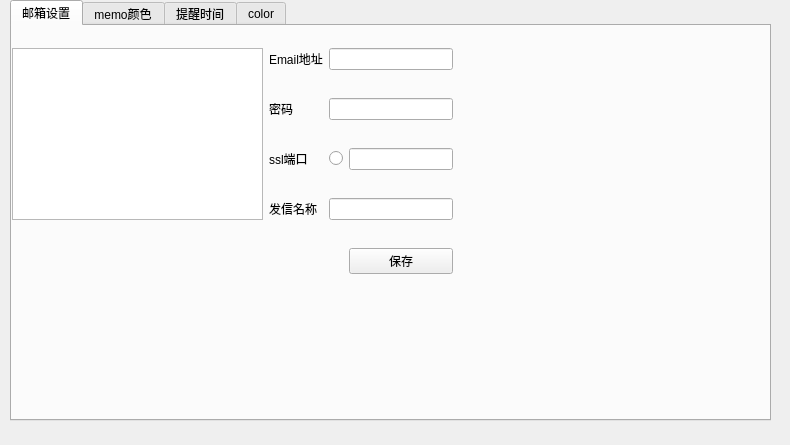
<?xml version="1.0" encoding="UTF-8"?>
<ui version="4.0">
 <class>Settings</class>
 <widget class="QMainWindow" name="Settings">
  <property name="geometry">
   <rect>
    <x>0</x>
    <y>0</y>
    <width>790</width>
    <height>445</height>
   </rect>
  </property>
  <property name="windowTitle">
   <string>Settings</string>
  </property>
  <widget class="QWidget" name="centralwidget">
   <widget class="QTabWidget" name="tabWidget">
    <property name="geometry">
     <rect>
      <x>10</x>
      <y>0</y>
      <width>761</width>
      <height>421</height>
     </rect>
    </property>
    <property name="currentIndex">
     <number>0</number>
    </property>
    <widget class="QWidget" name="email_tab">
     <attribute name="title">
      <string>邮箱设置</string>
     </attribute>
     <widget class="QWidget" name="gridLayoutWidget">
      <property name="geometry">
       <rect>
        <x>0</x>
        <y>0</y>
        <width>441</width>
        <height>271</height>
       </rect>
      </property>
      <layout class="QGridLayout" name="gridLayout">
       <item row="0" column="1">
        <widget class="QLabel" name="email_lab">
         <property name="text">
          <string>Email地址</string>
         </property>
        </widget>
       </item>
       <item row="0" column="0" rowspan="4">
        <widget class="QListWidget" name="listWidget"/>
       </item>
       <item row="3" column="1">
        <widget class="QLabel" name="sender_lab">
         <property name="text">
          <string>发信名称</string>
         </property>
        </widget>
       </item>
       <item row="1" column="1">
        <widget class="QLabel" name="password_lab">
         <property name="text">
          <string>密码</string>
         </property>
        </widget>
       </item>
       <item row="2" column="1">
        <widget class="QLabel" name="ssl_lab">
         <property name="text">
          <string>ssl端口</string>
         </property>
        </widget>
       </item>
       <item row="2" column="2">
        <widget class="QRadioButton" name="ssl_rbtn">
         <property name="text">
          <string/>
         </property>
        </widget>
       </item>
       <item row="1" column="2" colspan="2">
        <widget class="QLineEdit" name="password_le"/>
       </item>
       <item row="2" column="3">
        <widget class="QLineEdit" name="ssl_le"/>
       </item>
       <item row="0" column="2" colspan="2">
        <widget class="QLineEdit" name="email_le"/>
       </item>
       <item row="4" column="3">
        <widget class="QPushButton" name="save1_btn">
         <property name="text">
          <string>保存</string>
         </property>
        </widget>
       </item>
       <item row="3" column="2" colspan="2">
        <widget class="QLineEdit" name="sender_le"/>
       </item>
      </layout>
     </widget>
    </widget>
    <widget class="QWidget" name="color_tab">
     <attribute name="title">
      <string>memo颜色</string>
     </attribute>
    </widget>
    <widget class="QWidget" name="time_tab">
     <attribute name="title">
      <string>提醒时间</string>
     </attribute>
    </widget>
    <widget class="QWidget" name="color_tab">
     <attribute name="title">
      <string>color</string>
     </attribute>
     <widget class="QWidget" name="mainWgt" native="true">
      <property name="geometry">
       <rect>
        <x>10</x>
        <y>0</y>
        <width>741</width>
        <height>391</height>
       </rect>
      </property>
      <widget class="QGroupBox" name="basicGroup">
       <property name="geometry">
        <rect>
         <x>100</x>
         <y>10</y>
         <width>228</width>
         <height>216</height>
        </rect>
       </property>
       <property name="title">
        <string>基本颜色</string>
       </property>
       <layout class="QHBoxLayout" name="horizontalLayout">
        <property name="leftMargin">
         <number>5</number>
        </property>
        <property name="topMargin">
         <number>10</number>
        </property>
        <property name="rightMargin">
         <number>5</number>
        </property>
        <property name="bottomMargin">
         <number>1</number>
        </property>
        <item>
         <widget class="BasicColorArea" name="basicColorWgt" native="true">
          <property name="minimumSize">
           <size>
            <width>214</width>
            <height>191</height>
           </size>
          </property>
          <property name="maximumSize">
           <size>
            <width>214</width>
            <height>191</height>
           </size>
          </property>
          <widget class="QWidget" name="horizontalLayoutWidget">
           <property name="geometry">
            <rect>
             <x>-240</x>
             <y>-70</y>
             <width>741</width>
             <height>371</height>
            </rect>
           </property>
           <layout class="QHBoxLayout" name="horizontalLayout_8"/>
          </widget>
         </widget>
        </item>
       </layout>
      </widget>
      <widget class="QGroupBox" name="customGroup">
       <property name="geometry">
        <rect>
         <x>100</x>
         <y>230</y>
         <width>228</width>
         <height>81</height>
        </rect>
       </property>
       <property name="title">
        <string>自定义颜色</string>
       </property>
       <layout class="QHBoxLayout" name="horizontalLayout_2">
        <property name="leftMargin">
         <number>5</number>
        </property>
        <property name="topMargin">
         <number>10</number>
        </property>
        <property name="rightMargin">
         <number>5</number>
        </property>
        <property name="bottomMargin">
         <number>5</number>
        </property>
        <item>
         <widget class="CustomColorArea" name="customColorWgt" native="true">
          <property name="minimumSize">
           <size>
            <width>214</width>
            <height>52</height>
           </size>
          </property>
          <property name="maximumSize">
           <size>
            <width>214</width>
            <height>52</height>
           </size>
          </property>
         </widget>
        </item>
       </layout>
      </widget>
      <widget class="QWidget" name="layoutWidget">
       <property name="geometry">
        <rect>
         <x>330</x>
         <y>230</y>
         <width>220</width>
         <height>30</height>
        </rect>
       </property>
       <layout class="QHBoxLayout" name="horizontalLayout_4">
        <property name="spacing">
         <number>12</number>
        </property>
        <item>
         <layout class="QHBoxLayout" name="horizontalLayout_3">
          <property name="spacing">
           <number>2</number>
          </property>
          <item>
           <widget class="QLabel" name="label">
            <property name="minimumSize">
             <size>
              <width>12</width>
              <height>26</height>
             </size>
            </property>
            <property name="maximumSize">
             <size>
              <width>12</width>
              <height>26</height>
             </size>
            </property>
            <property name="text">
             <string>#</string>
            </property>
            <property name="alignment">
             <set>Qt::AlignRight|Qt::AlignTrailing|Qt::AlignVCenter</set>
            </property>
           </widget>
          </item>
          <item>
           <widget class="QLineEdit" name="colorEdit">
            <property name="minimumSize">
             <size>
              <width>72</width>
              <height>26</height>
             </size>
            </property>
            <property name="maximumSize">
             <size>
              <width>72</width>
              <height>26</height>
             </size>
            </property>
           </widget>
          </item>
         </layout>
        </item>
        <item>
         <widget class="QPushButton" name="addCustomColorBtn">
          <property name="minimumSize">
           <size>
            <width>0</width>
            <height>26</height>
           </size>
          </property>
          <property name="maximumSize">
           <size>
            <width>16777215</width>
            <height>26</height>
           </size>
          </property>
          <property name="text">
           <string>添加到自定义颜色</string>
          </property>
         </widget>
        </item>
       </layout>
      </widget>
      <widget class="QWidget" name="layoutWidget1">
       <property name="geometry">
        <rect>
         <x>340</x>
         <y>20</y>
         <width>211</width>
         <height>201</height>
        </rect>
       </property>
       <layout class="QHBoxLayout" name="horizontalLayout_5">
        <property name="spacing">
         <number>9</number>
        </property>
        <item>
         <widget class="SVColorArea" name="svColorWgt" native="true">
          <property name="minimumSize">
           <size>
            <width>256</width>
            <height>256</height>
           </size>
          </property>
          <property name="maximumSize">
           <size>
            <width>256</width>
            <height>256</height>
           </size>
          </property>
         </widget>
        </item>
        <item>
         <widget class="HColorArea" name="hColorWgt" native="true">
          <property name="minimumSize">
           <size>
            <width>34</width>
            <height>270</height>
           </size>
          </property>
          <property name="maximumSize">
           <size>
            <width>34</width>
            <height>270</height>
           </size>
          </property>
         </widget>
        </item>
       </layout>
      </widget>
      <widget class="QWidget" name="layoutWidget2">
       <property name="geometry">
        <rect>
         <x>330</x>
         <y>270</y>
         <width>240</width>
         <height>70</height>
        </rect>
       </property>
       <layout class="QHBoxLayout" name="horizontalLayout_6">
        <item>
         <widget class="QLabel" name="curColorLbl">
          <property name="minimumSize">
           <size>
            <width>30</width>
            <height>40</height>
           </size>
          </property>
          <property name="maximumSize">
           <size>
            <width>30</width>
            <height>40</height>
           </size>
          </property>
          <property name="text">
           <string>当前颜色</string>
          </property>
          <property name="alignment">
           <set>Qt::AlignRight|Qt::AlignTrailing|Qt::AlignVCenter</set>
          </property>
          <property name="wordWrap">
           <bool>true</bool>
          </property>
         </widget>
        </item>
        <item>
         <widget class="PreviewColorArea" name="previewWgt" native="true">
          <property name="minimumSize">
           <size>
            <width>166</width>
            <height>68</height>
           </size>
          </property>
          <property name="maximumSize">
           <size>
            <width>166</width>
            <height>68</height>
           </size>
          </property>
         </widget>
        </item>
        <item>
         <widget class="QLabel" name="newColorLbl">
          <property name="minimumSize">
           <size>
            <width>30</width>
            <height>40</height>
           </size>
          </property>
          <property name="maximumSize">
           <size>
            <width>30</width>
            <height>40</height>
           </size>
          </property>
          <property name="text">
           <string>新的颜色</string>
          </property>
          <property name="alignment">
           <set>Qt::AlignLeading|Qt::AlignLeft|Qt::AlignVCenter</set>
          </property>
          <property name="wordWrap">
           <bool>true</bool>
          </property>
         </widget>
        </item>
       </layout>
      </widget>
      <widget class="QWidget" name="layoutWidget3">
       <property name="geometry">
        <rect>
         <x>557</x>
         <y>25</y>
         <width>146</width>
         <height>110</height>
        </rect>
       </property>
       <layout class="QGridLayout" name="gridLayout_2">
        <property name="verticalSpacing">
         <number>12</number>
        </property>
        <item row="0" column="0">
         <widget class="QLabel" name="hLabel">
          <property name="minimumSize">
           <size>
            <width>66</width>
            <height>26</height>
           </size>
          </property>
          <property name="maximumSize">
           <size>
            <width>66</width>
            <height>26</height>
           </size>
          </property>
          <property name="text">
           <string>色调(H):</string>
          </property>
          <property name="scaledContents">
           <bool>false</bool>
          </property>
          <property name="alignment">
           <set>Qt::AlignRight|Qt::AlignTrailing|Qt::AlignVCenter</set>
          </property>
         </widget>
        </item>
        <item row="0" column="1">
         <widget class="QSpinBox" name="hSpinBox">
          <property name="minimumSize">
           <size>
            <width>72</width>
            <height>28</height>
           </size>
          </property>
          <property name="maximumSize">
           <size>
            <width>70</width>
            <height>26</height>
           </size>
          </property>
          <property name="accelerated">
           <bool>true</bool>
          </property>
          <property name="suffix">
           <string>度</string>
          </property>
          <property name="maximum">
           <number>360</number>
          </property>
         </widget>
        </item>
        <item row="1" column="0">
         <widget class="QLabel" name="sLabel">
          <property name="minimumSize">
           <size>
            <width>66</width>
            <height>26</height>
           </size>
          </property>
          <property name="maximumSize">
           <size>
            <width>66</width>
            <height>26</height>
           </size>
          </property>
          <property name="text">
           <string>饱和度(S):</string>
          </property>
          <property name="scaledContents">
           <bool>false</bool>
          </property>
          <property name="alignment">
           <set>Qt::AlignRight|Qt::AlignTrailing|Qt::AlignVCenter</set>
          </property>
         </widget>
        </item>
        <item row="1" column="1">
         <widget class="QSpinBox" name="sSpinBox">
          <property name="minimumSize">
           <size>
            <width>72</width>
            <height>28</height>
           </size>
          </property>
          <property name="maximumSize">
           <size>
            <width>70</width>
            <height>26</height>
           </size>
          </property>
          <property name="accelerated">
           <bool>true</bool>
          </property>
          <property name="maximum">
           <number>255</number>
          </property>
         </widget>
        </item>
        <item row="2" column="0">
         <widget class="QLabel" name="vLabel">
          <property name="minimumSize">
           <size>
            <width>66</width>
            <height>26</height>
           </size>
          </property>
          <property name="maximumSize">
           <size>
            <width>66</width>
            <height>26</height>
           </size>
          </property>
          <property name="text">
           <string>亮度(V):</string>
          </property>
          <property name="scaledContents">
           <bool>false</bool>
          </property>
          <property name="alignment">
           <set>Qt::AlignRight|Qt::AlignTrailing|Qt::AlignVCenter</set>
          </property>
         </widget>
        </item>
        <item row="2" column="1">
         <widget class="QSpinBox" name="vSpinBox">
          <property name="minimumSize">
           <size>
            <width>72</width>
            <height>28</height>
           </size>
          </property>
          <property name="maximumSize">
           <size>
            <width>70</width>
            <height>26</height>
           </size>
          </property>
          <property name="accelerated">
           <bool>true</bool>
          </property>
          <property name="maximum">
           <number>255</number>
          </property>
         </widget>
        </item>
       </layout>
      </widget>
      <widget class="QWidget" name="layoutWidget4">
       <property name="geometry">
        <rect>
         <x>558</x>
         <y>153</y>
         <width>146</width>
         <height>110</height>
        </rect>
       </property>
       <layout class="QGridLayout" name="gridLayout_3">
        <property name="verticalSpacing">
         <number>12</number>
        </property>
        <item row="0" column="0">
         <widget class="QLabel" name="rLabel">
          <property name="minimumSize">
           <size>
            <width>66</width>
            <height>26</height>
           </size>
          </property>
          <property name="maximumSize">
           <size>
            <width>66</width>
            <height>26</height>
           </size>
          </property>
          <property name="text">
           <string>红(R):</string>
          </property>
          <property name="scaledContents">
           <bool>false</bool>
          </property>
          <property name="alignment">
           <set>Qt::AlignRight|Qt::AlignTrailing|Qt::AlignVCenter</set>
          </property>
         </widget>
        </item>
        <item row="0" column="1">
         <widget class="QSpinBox" name="rSpinBox">
          <property name="minimumSize">
           <size>
            <width>72</width>
            <height>28</height>
           </size>
          </property>
          <property name="maximumSize">
           <size>
            <width>70</width>
            <height>26</height>
           </size>
          </property>
          <property name="accelerated">
           <bool>true</bool>
          </property>
          <property name="maximum">
           <number>255</number>
          </property>
         </widget>
        </item>
        <item row="1" column="0">
         <widget class="QLabel" name="gLabel">
          <property name="minimumSize">
           <size>
            <width>66</width>
            <height>26</height>
           </size>
          </property>
          <property name="maximumSize">
           <size>
            <width>66</width>
            <height>26</height>
           </size>
          </property>
          <property name="text">
           <string>绿(G):</string>
          </property>
          <property name="scaledContents">
           <bool>false</bool>
          </property>
          <property name="alignment">
           <set>Qt::AlignRight|Qt::AlignTrailing|Qt::AlignVCenter</set>
          </property>
         </widget>
        </item>
        <item row="1" column="1">
         <widget class="QSpinBox" name="gSpinBox">
          <property name="minimumSize">
           <size>
            <width>72</width>
            <height>28</height>
           </size>
          </property>
          <property name="maximumSize">
           <size>
            <width>70</width>
            <height>26</height>
           </size>
          </property>
          <property name="accelerated">
           <bool>true</bool>
          </property>
          <property name="maximum">
           <number>255</number>
          </property>
         </widget>
        </item>
        <item row="2" column="0">
         <widget class="QLabel" name="bLabel">
          <property name="minimumSize">
           <size>
            <width>66</width>
            <height>26</height>
           </size>
          </property>
          <property name="maximumSize">
           <size>
            <width>66</width>
            <height>26</height>
           </size>
          </property>
          <property name="text">
           <string>蓝(B):</string>
          </property>
          <property name="scaledContents">
           <bool>false</bool>
          </property>
          <property name="alignment">
           <set>Qt::AlignRight|Qt::AlignTrailing|Qt::AlignVCenter</set>
          </property>
         </widget>
        </item>
        <item row="2" column="1">
         <widget class="QSpinBox" name="bSpinBox">
          <property name="minimumSize">
           <size>
            <width>72</width>
            <height>28</height>
           </size>
          </property>
          <property name="maximumSize">
           <size>
            <width>70</width>
            <height>26</height>
           </size>
          </property>
          <property name="accelerated">
           <bool>true</bool>
          </property>
          <property name="maximum">
           <number>255</number>
          </property>
         </widget>
        </item>
       </layout>
      </widget>
      <widget class="QWidget" name="layoutWidget5">
       <property name="geometry">
        <rect>
         <x>570</x>
         <y>350</y>
         <width>138</width>
         <height>28</height>
        </rect>
       </property>
       <layout class="QHBoxLayout" name="horizontalLayout_7">
        <property name="spacing">
         <number>12</number>
        </property>
        <item>
         <widget class="QPushButton" name="okBtn">
          <property name="minimumSize">
           <size>
            <width>62</width>
            <height>26</height>
           </size>
          </property>
          <property name="maximumSize">
           <size>
            <width>62</width>
            <height>26</height>
           </size>
          </property>
          <property name="text">
           <string>确定</string>
          </property>
         </widget>
        </item>
        <item>
         <widget class="QPushButton" name="cancelBtn">
          <property name="minimumSize">
           <size>
            <width>62</width>
            <height>26</height>
           </size>
          </property>
          <property name="maximumSize">
           <size>
            <width>62</width>
            <height>26</height>
           </size>
          </property>
          <property name="text">
           <string>取消</string>
          </property>
         </widget>
        </item>
       </layout>
      </widget>
      <widget class="QListWidget" name="listWidget_2">
       <property name="geometry">
        <rect>
         <x>0</x>
         <y>10</y>
         <width>91</width>
         <height>351</height>
        </rect>
       </property>
       <item>
        <property name="text">
         <string>优先级1</string>
        </property>
       </item>
       <item>
        <property name="text">
         <string>优先级2</string>
        </property>
       </item>
       <item>
        <property name="text">
         <string>优先级3</string>
        </property>
       </item>
       <item>
        <property name="text">
         <string>优先级4</string>
        </property>
       </item>
       <item>
        <property name="text">
         <string>非常重要</string>
        </property>
       </item>
       <item>
        <property name="text">
         <string>重要</string>
        </property>
       </item>
       <item>
        <property name="text">
         <string>一般</string>
        </property>
       </item>
       <item>
        <property name="text">
         <string>非必须</string>
        </property>
       </item>
       <item>
        <property name="text">
         <string/>
        </property>
       </item>
      </widget>
     </widget>
    </widget>
   </widget>
  </widget>
 </widget>
 <customwidgets>
  <customwidget>
   <class>BasicColorArea</class>
   <extends>QWidget</extends>
   <header>basiccolorarea.h</header>
   <container>1</container>
  </customwidget>
  <customwidget>
   <class>CustomColorArea</class>
   <extends>QWidget</extends>
   <header>customcolorarea.h</header>
   <container>1</container>
  </customwidget>
  <customwidget>
   <class>SVColorArea</class>
   <extends>QWidget</extends>
   <header>svcolorarea.h</header>
   <container>1</container>
  </customwidget>
  <customwidget>
   <class>HColorArea</class>
   <extends>QWidget</extends>
   <header>hcolorarea.h</header>
   <container>1</container>
  </customwidget>
  <customwidget>
   <class>PreviewColorArea</class>
   <extends>QWidget</extends>
   <header>previewcolorarea.h</header>
   <container>1</container>
  </customwidget>
 </customwidgets>
 <resources/>
 <connections/>
</ui>
